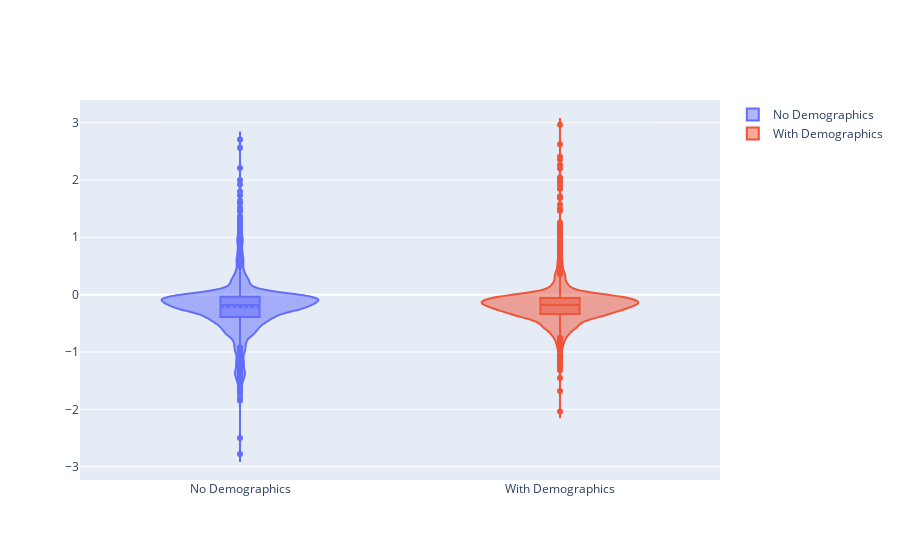

Notebook code cell kept with this figure:
### Markdown cell above
We do observe some difference but, it would be better to visualize this in a slightly better fashion so that we can also observe the shape of the variance.
Hence, we shall use a violin plot.

### Code cell
fig = go.Figure()

fig.add_trace(go.Violin(y=scores_with_no_demographics['score'],
                        box_visible=True,
                        name='No Demographics',
                        meanline_visible=True))

fig.add_trace(go.Violin(y=scores_with_demographics['score'],
                        box_visible=True,
                        name='With Demographics',
                        meanline_visible=True))
fig.update_layout(autosize=True)
fig.show()

### Figure 1 — Plotly figure (JSON) as saved in the notebook; plotly's stock layout.template omitted (floating-point values rounded to 4 significant figures; data arrays with more than 128 entries replaced by an {"elided": "..."} marker saying what was removed)
{"data": [{"box": {"visible": true}, "meanline": {"visible": true}, "name": "No Demographics", "type": "violin", "y": {"elided": "1863 float values"}}, {"box": {"visible": true}, "meanline": {"visible": true}, "name": "With Demographics", "type": "violin", "y": {"elided": "2190 float values"}}], "layout": {"autosize": true}}
